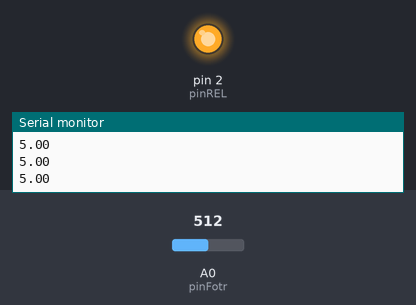
Bench run of a sketch on a simulated Arduino Uno, built with avr-gcc and run on an emulated ATmega328P. Shown: output pins drawn as LEDs (lit = HIGH), the last lines printed to the serial monitor. Inputs (shaded band) come from the test bench; at power-on: A0 (pinFotr) = 512.

Above: at 1.2 s.
1.3 s: A0 (pinFotr) set to 322
2.8 s: A0 (pinFotr) set to 298
At 3.7 s:
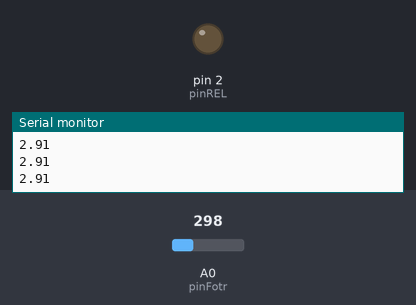
4.3 s: A0 (pinFotr) set to 511
At 4.8 s:
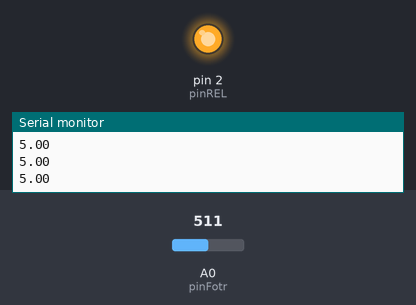
5.8 s: A0 (pinFotr) set to 306
At 7.2 s:
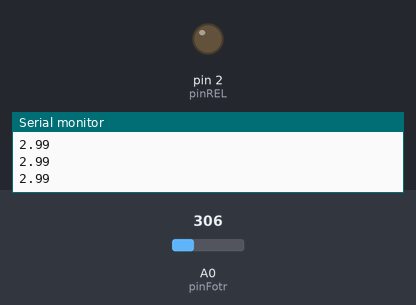
Timing chart, 0 to 8.3 s (numbered marks = the images above; inputs shaded):
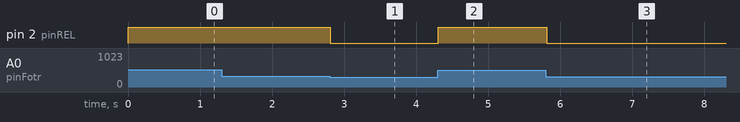

Measured:
- the behaviour switches between 307 and 306 on A0 (pinFotr) (found by bisection; images 0 and 1)
- after the input at 2.8 s, pin 2 (pinREL): HIGH → LOW at once
- after the input at 4.3 s, pin 2 (pinREL): LOW → HIGH at once
- after the input at 5.8 s, pin 2 (pinREL): HIGH → LOW at once

The sketch:

simulacao_ldr1.ino
```cpp
const int pinFotr=A0;
const int pinREL=2;
void setup()
{
  pinMode(pinFotr, INPUT);
  pinMode(pinREL, OUTPUT);

  Serial.begin(9600);
}

void loop()
{
  float valor;
  valor = analogRead(pinFotr);
  valor = valor*(10.0/1023.0); //-> vaz com que a variação seja de 0 a 10 e nao de 0 a 1023 que o valor ¨padrão"
  Serial.println(valor);

  if(valor>=3.0){
    digitalWrite(pinREL, HIGH);
    }
  else{
    digitalWrite(pinREL, LOW);
    }
}
```
